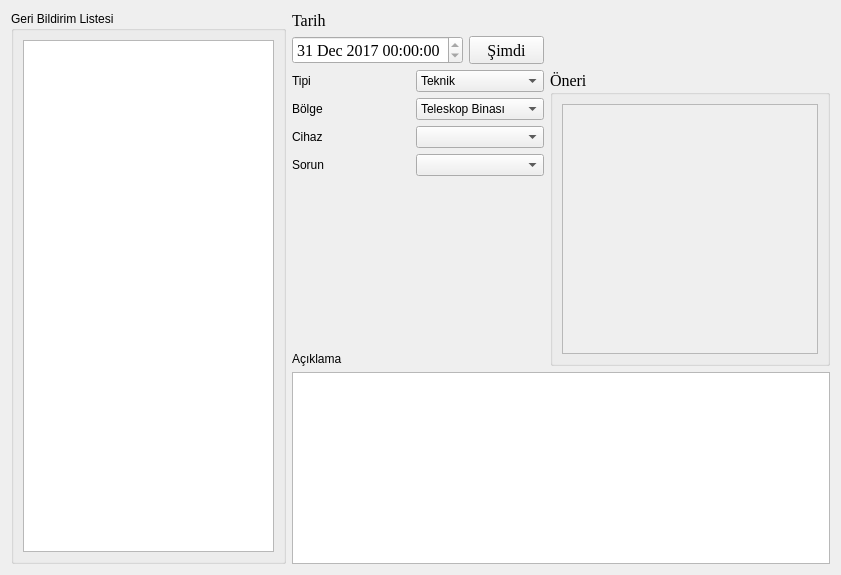
             <widget class="QWidget" name="tab_33">
              <attribute name="title">
               <string>Bekleyen</string>
              </attribute>
              <layout class="QGridLayout" name="gridLayout_51">
               <item row="0" column="0" rowspan="5">
                <widget class="QGroupBox" name="groupBox_12">
                 <property name="minimumSize">
                  <size>
                   <width>275</width>
                   <height>550</height>
                  </size>
                 </property>
                 <property name="maximumSize">
                  <size>
                   <width>275</width>
                   <height>16777215</height>
                  </size>
                 </property>
                 <property name="font">
                  <font>
                   <weight>50</weight>
                   <bold>false</bold>
                  </font>
                 </property>
                 <property name="title">
                  <string>Geri Bildirim Listesi</string>
                 </property>
                 <layout class="QGridLayout" name="gridLayout_49">
                  <item row="0" column="0">
                   <widget class="QListWidget" name="listWidget_7"/>
                  </item>
                 </layout>
                </widget>
               </item>
               <item row="0" column="1">
                <layout class="QGridLayout" name="gridLayout_50">
                 <item row="0" column="0">
                  <widget class="QLabel" name="label_63">
                   <property name="font">
                    <font>
                     <family>Times New Roman</family>
                     <pointsize>12</pointsize>
                     <weight>50</weight>
                     <bold>false</bold>
                    </font>
                   </property>
                   <property name="text">
                    <string>Tarih</string>
                   </property>
                  </widget>
                 </item>
                 <item row="0" column="1">
                  <widget class="QLabel" name="label_64">
                   <property name="text">
                    <string/>
                   </property>
                  </widget>
                 </item>
                 <item row="1" column="0">
                  <widget class="QDateTimeEdit" name="dateTimeEdit_5">
                   <property name="font">
                    <font>
                     <family>Times New Roman</family>
                     <pointsize>12</pointsize>
                     <weight>50</weight>
                     <bold>false</bold>
                    </font>
                   </property>
                   <property name="minimumDateTime">
                    <datetime>
                     <hour>0</hour>
                     <minute>0</minute>
                     <second>0</second>
                     <year>2017</year>
                     <month>12</month>
                     <day>31</day>
                    </datetime>
                   </property>
                   <property name="maximumTime">
                    <time>
                     <hour>12</hour>
                     <minute>59</minute>
                     <second>59</second>
                    </time>
                   </property>
                   <property name="minimumTime">
                    <time>
                     <hour>0</hour>
                     <minute>0</minute>
                     <second>0</second>
                    </time>
                   </property>
                   <property name="timeSpec">
                    <enum>Qt::LocalTime</enum>
                   </property>
                  </widget>
                 </item>
                 <item row="1" column="1">
                  <widget class="QPushButton" name="pushButton_10">
                   <property name="minimumSize">
                    <size>
                     <width>75</width>
                     <height>25</height>
                    </size>
                   </property>
                   <property name="maximumSize">
                    <size>
                     <width>25</width>
                     <height>75</height>
                    </size>
                   </property>
                   <property name="font">
                    <font>
                     <family>Times New Roman</family>
                     <pointsize>12</pointsize>
                     <weight>50</weight>
                     <bold>false</bold>
                    </font>
                   </property>
                   <property name="text">
                    <string>Şimdi</string>
                   </property>
                  </widget>
                 </item>
                </layout>
               </item>
               <item row="0" column="2">
                <spacer name="horizontalSpacer_27">
                 <property name="orientation">
                  <enum>Qt::Horizontal</enum>
                 </property>
                 <property name="sizeHint" stdset="0">
                  <size>
                   <width>267</width>
                   <height>20</height>
                  </size>
                 </property>
                </spacer>
               </item>
               <item row="1" column="1">
                <layout class="QGridLayout" name="gridLayout_47">
                 <item row="0" column="0">
                  <widget class="QLabel" name="label_58">
                   <property name="font">
                    <font>
                     <weight>50</weight>
                     <bold>false</bold>
                    </font>
                   </property>
                   <property name="text">
                    <string>Tipi</string>
                   </property>
                  </widget>
                 </item>
                 <item row="0" column="1">
                  <widget class="QComboBox" name="comboBox_15">
                   <property name="font">
                    <font>
                     <weight>50</weight>
                     <bold>false</bold>
                    </font>
                   </property>
                   <item>
                    <property name="text">
                     <string>Teknik</string>
                    </property>
                   </item>
                   <item>
                    <property name="text">
                     <string>Kullanıcı</string>
                    </property>
                   </item>
                   <item>
                    <property name="text">
                     <string>Diğer</string>
                    </property>
                   </item>
                  </widget>
                 </item>
                 <item row="1" column="0">
                  <widget class="QLabel" name="label_59">
                   <property name="font">
                    <font>
                     <weight>50</weight>
                     <bold>false</bold>
                    </font>
                   </property>
                   <property name="text">
                    <string>Bölge</string>
                   </property>
                  </widget>
                 </item>
                 <item row="1" column="1">
                  <widget class="QComboBox" name="comboBox_16">
                   <property name="font">
                    <font>
                     <weight>50</weight>
                     <bold>false</bold>
                    </font>
                   </property>
                   <item>
                    <property name="text">
                     <string>Teleskop Binası</string>
                    </property>
                   </item>
                   <item>
                    <property name="text">
                     <string>Gözlemci Lojmanı</string>
                    </property>
                   </item>
                   <item>
                    <property name="text">
                     <string>UPS Odası</string>
                    </property>
                   </item>
                   <item>
                    <property name="text">
                     <string>Diğer</string>
                    </property>
                   </item>
                  </widget>
                 </item>
                 <item row="2" column="0">
                  <widget class="QLabel" name="label_60">
                   <property name="font">
                    <font>
                     <weight>50</weight>
                     <bold>false</bold>
                    </font>
                   </property>
                   <property name="text">
                    <string>Cihaz</string>
                   </property>
                  </widget>
                 </item>
                 <item row="2" column="1">
                  <widget class="QComboBox" name="comboBox_17">
                   <property name="font">
                    <font>
                     <weight>50</weight>
                     <bold>false</bold>
                    </font>
                   </property>
                  </widget>
                 </item>
                 <item row="3" column="0">
                  <widget class="QLabel" name="label_61">
                   <property name="font">
                    <font>
                     <weight>50</weight>
                     <bold>false</bold>
                    </font>
                   </property>
                   <property name="text">
                    <string>Sorun</string>
                   </property>
                  </widget>
                 </item>
                 <item row="3" column="1">
                  <widget class="QComboBox" name="comboBox_18">
                   <property name="font">
                    <font>
                     <weight>50</weight>
                     <bold>false</bold>
                    </font>
                   </property>
                  </widget>
                 </item>
                </layout>
               </item>
               <item row="1" column="2" rowspan="3">
                <widget class="QGroupBox" name="groupBox_11">
                 <property name="font">
                  <font>
                   <family>Times New Roman</family>
                   <pointsize>12</pointsize>
                   <weight>50</weight>
                   <bold>false</bold>
                  </font>
                 </property>
                 <property name="title">
                  <string>Öneri</string>
                 </property>
                 <layout class="QGridLayout" name="gridLayout_48">
                  <item row="0" column="0">
                   <widget class="QPlainTextEdit" name="plainTextEdit_14">
                    <property name="enabled">
                     <bool>false</bool>
                    </property>
                   </widget>
                  </item>
                 </layout>
                </widget>
               </item>
               <item row="2" column="1">
                <spacer name="verticalSpacer_8">
                 <property name="orientation">
                  <enum>Qt::Vertical</enum>
                 </property>
                 <property name="sizeHint" stdset="0">
                  <size>
                   <width>20</width>
                   <height>170</height>
                  </size>
                 </property>
                </spacer>
               </item>
               <item row="3" column="1">
                <widget class="QLabel" name="label_62">
                 <property name="font">
                  <font>
                   <weight>50</weight>
                   <bold>false</bold>
                  </font>
                 </property>
                 <property name="text">
                  <string>Açıklama</string>
                 </property>
                </widget>
               </item>
               <item row="4" column="1" colspan="2">
                <widget class="QPlainTextEdit" name="plainTextEdit_13"/>
               </item>
              </layout>
             </widget>
